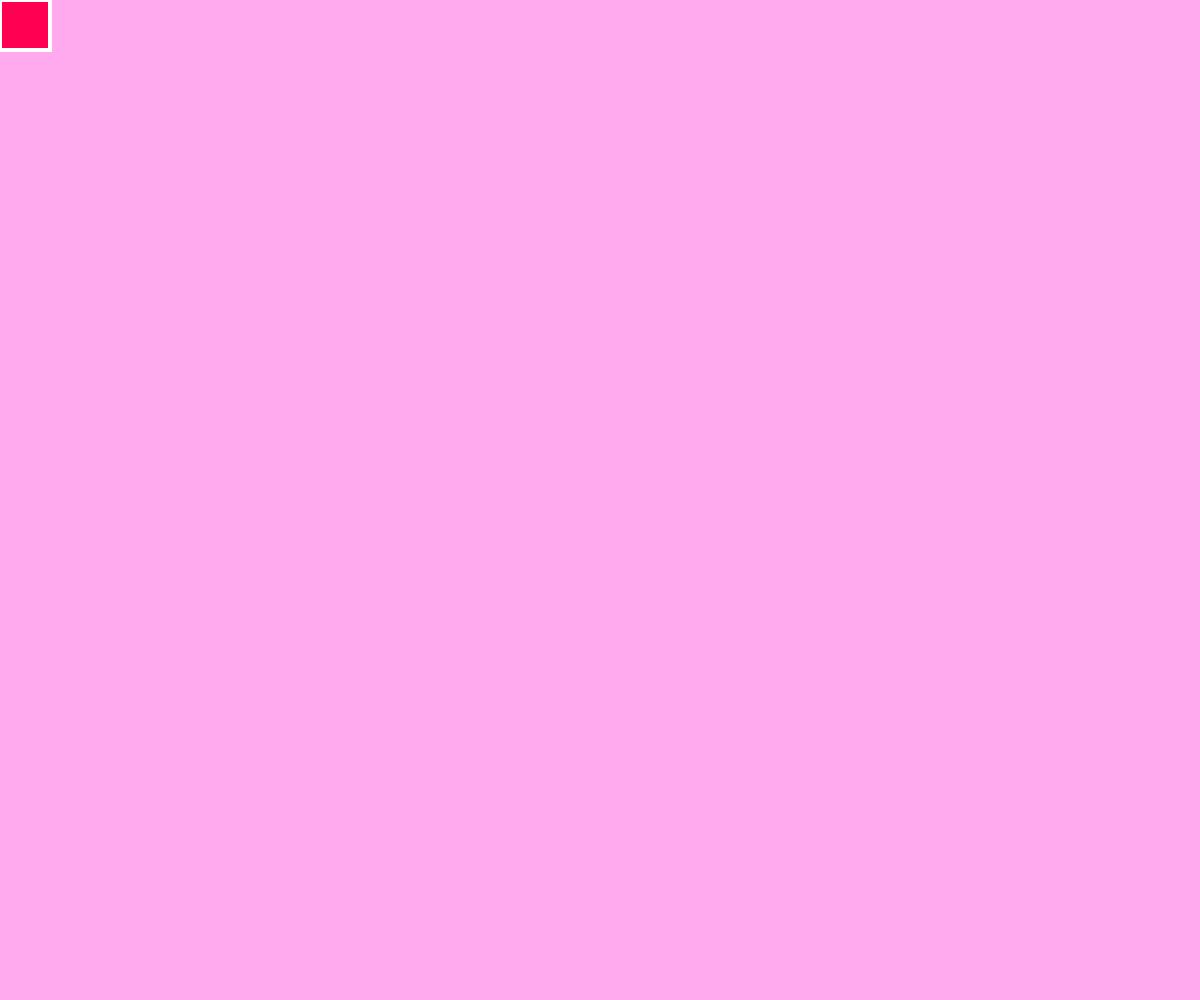
Frame 1 (no input)
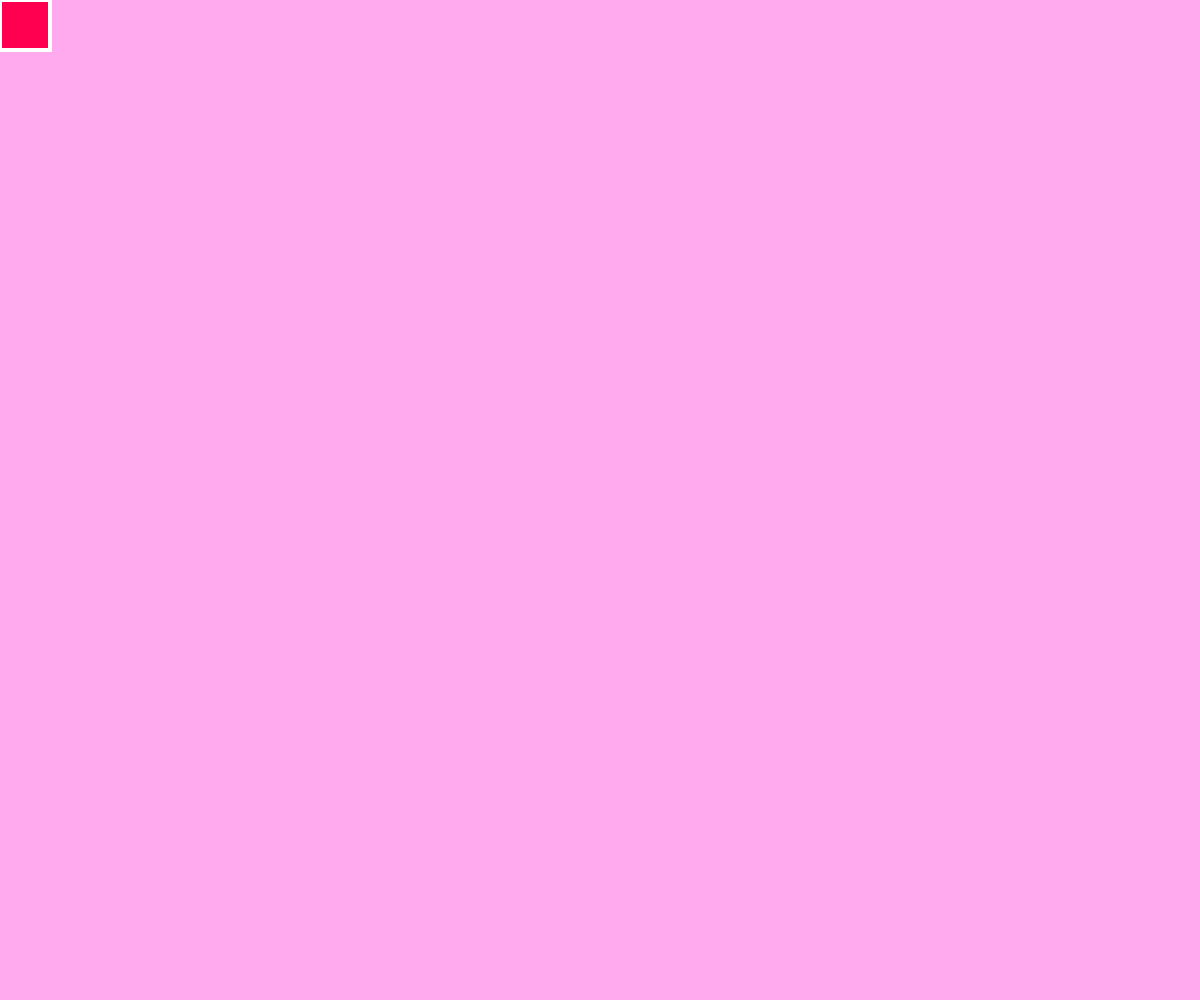
Frame 60 (no input)
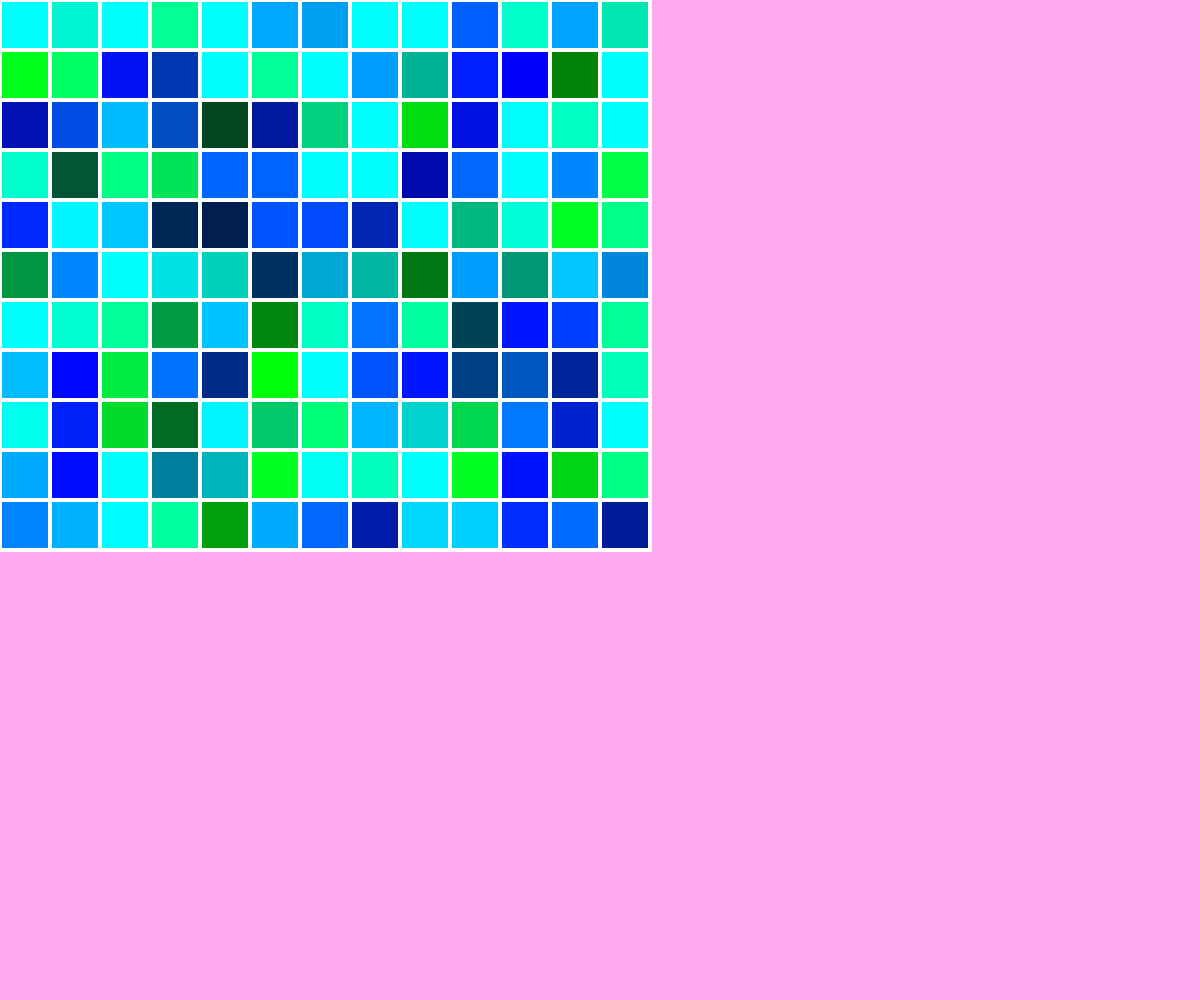
Frame 120 (the mouse pressed at the canvas centre since frame 60)

The p5.js sketch that drew these frames (run headless with seeded random() and noise() and a simulated clock; from frame 60 on, the mouse is pressed at the canvas centre):

// p5.js sketch
// ── sketch.js
// https://editor.p5js.org/jht9629-nyu/sketches/Q4zUFafFF
// final project -Diana -jht
let counter = 0;

function setup() {
  createCanvas(windowWidth, windowHeight);
}

function draw() {
  background("#fae");
  strokeWeight(4);
  stroke(255);

  for (var x = 0; x <= mouseX; x += 50) {
    for (var y = 0; y <= mouseY; y += 50) {
      if (counter == 0) {
        fill(random(400), 0, random(400));
      } 
      if (counter === 1) {
        fill(0, random(400), random(400));
      }
      rect(x, y, 50, 50);
    }
  }
}

function mousePressed() {
  // fill(random(500), 0, random(200));
  counter = counter + 1;
  console.log("counter", counter);
  if (counter >= 4) {
    counter = 0;
  }
}
